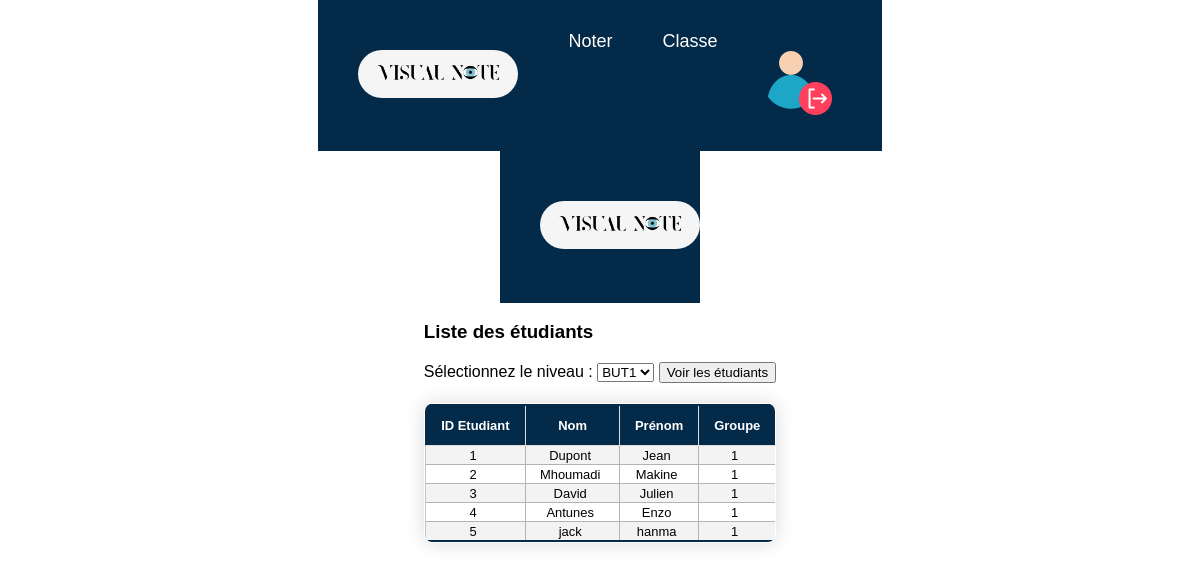
Page /php/listetudiant.php?niveau=BUT1 on the committed database.
### tables this page shows
CREATE TABLE `Etudiants` (
  `ID_etudiant` int(11) NOT NULL,
  `Nom` varchar(255) DEFAULT NULL,
  `Prenom` varchar(255) DEFAULT NULL,
  `username` varchar(255) DEFAULT NULL,
  `password` varchar(255) DEFAULT NULL,
  `Niveau` varchar(255) NOT NULL,
  `Groupe` int(11) NOT NULL,
  `promotion` int(11) DEFAULT NULL,
  `Role` varchar(30) NOT NULL,
  `classement` int(11) DEFAULT NULL,
  `moyenne_generale` float DEFAULT NULL
);

### php/listetudiant.php (the view, shortened to what this page needs)
<?php
include "HEADER.php"
?>
<!DOCTYPE html>
<html>
<head>
    <link href="../css/listetudiant.css" rel="stylesheet" type="text/css"/>
    <link href="../css/tableStyles.css" rel="stylesheet" type="text/css"/>
</head>
<body>
<header>
    <nav>
        <div class="menu">
            <img class="logo" src="../image/Logo.png" alt="logo">
        </div>
    </nav>
</header>
<div class="etudiants-par-niveau">
    <h3>Liste des étudiants</h3>
    <form method="get" action="">
        <label for="niveau">Sélectionnez le niveau :</label>
        <select id="niveau" name="niveau">
            <option value="BUT1">BUT1</option>
        </select>
        <input type="submit" value="Voir les étudiants"/>
    </form>
<?php
if (isset($_GET['niveau'])) {
    $niveau = $_GET['niveau'];
    $servername = "mysql-makine-enzo.alwaysdata.net";
    $username = "341199";
    $password = "9couronnes";
    $dbname = "makine-enzo_visualnote";
    $conn = new mysqli($servername, $username, $password, $dbname);
    $sql = "SELECT ID_etudiant, Nom, Prenom, Groupe
            FROM Etudiants
            WHERE Niveau = ?";
    $stmt = $conn->prepare($sql);
    $stmt->bind_param("s", $niveau);
    $stmt->execute();
    $result = $stmt->get_result();
    if ($result->num_rows > 0) {
        echo "<table border='1'>
        <tr>
            <th>ID Etudiant</th>
            <th>Nom</th>
            <th>Prénom</th>
            <th>Groupe</th>
        </tr>";
        while ($row = $result->fetch_assoc()) {
            echo "<tr>";
            echo "<td>" . $row['ID_etudiant'] . "</td>";
            echo "<td>" . $row['Nom'] . "</td>";
            echo "<td>" . $row['Prenom'] . "</td>";
            echo "<td>" . $row['Groupe'] . "</td>";
            echo "</tr>";
        }
        echo "</table>";
    } else {
        echo "Aucun étudiant trouvé pour le niveau sélectionné.";
    }
}
?>
</div>
</body>
</html>

### php/HEADER.php (shortened to what this page needs)
<!DOCTYPE html>
<html lang="fr">
<head>
    <link rel="stylesheet" href="../css/HEADER.css">
</head>
<body>
<header>
        <a href="Accueil_prof.php">
            <img class="logo" src="../image/Logo.png" alt="logo">
        </a>
        <nav>
            <ul>
                <li><a href="addnote.php">Noter</a></li>
                <li><a href="consultereleve.php">Classe</a></li>
                <li><a href="../index.php" class="exit" name="deco"><img class="exit" src="../image/logout.png" alt="Deconnexion"> </a></li>
            </ul>
        </nav>
    </header>
</body>
</html>

### css/HEADER.css (style rules this page uses)
body { font-family: Arial, sans-serif; margin: 0; padding: 0; }
header { display: flex; justify-content: space-between; align-items: center; height: 17ch; background-color: rgba(3,42,73); }
.logo { background-color: whitesmoke; border-radius:40px; margin-left: 40px; width: 10rem; }
header nav ul { list-style: none; display: flex; gap: 30px; }
header nav ul li a { color: white; text-decoration: none; font-size: 18px; padding: 5px 10px; transition: all 0.3s; }
.exit { margin-left: 0px; margin-top: 20px; margin-right: 20px; }

### css/listetudiant.css (style rules this page uses)
body { font-family: Arial, sans-serif; margin: 0; padding: 0; display: flex; flex-direction: column; align-items: center; background-color: white; }
table { border-collapse: collapse; width: 100%; margin: 20px 0; box-shadow: 0 4px 8px rgba(0, 0, 0, 0.1); border-radius: 8px; overflow: hidden; }
th, td { border: 1px solid #ddd; padding: 12px; text-align: center; }
th { background-color: #032A49; color: white; }
tr:nth-child(even) { background-color: #f9f9f9; }
form { display: inline-block; }

### css/tableStyles.css (style rules this page uses)
table { border-collapse: collapse; font-size: 0.81em; font-family: sans-serif; box-shadow: 0 0 20px rgba(0, 0, 0, 0.15); }
td { padding: 2px 15px 1px 10px; border-color: #b3b3b3; }
tbody td:first-of-type { border-left: 2px solid #b3b3b3bb; }
tbody tr:nth-of-type(even) { background-color: #f3f3f3; }
tbody tr:last-of-type { border-bottom: 3px solid #032a49; }
tbody tr:first-of-type { border-top: 3px solid #032a49; }

### rows in the picture
etudiants: ID_etudiant "1", Nom "Dupont", Prenom "Jean", Groupe "1"
etudiants: ID_etudiant "2", Nom "Mhoumadi", Prenom "Makine", Groupe "1"
etudiants: ID_etudiant "3", Nom "David", Prenom "Julien", Groupe "1"
etudiants: ID_etudiant "4", Nom "Antunes", Prenom "Enzo", Groupe "1"
etudiants: ID_etudiant "5", Nom "jack", Prenom "hanma", Groupe "1"
